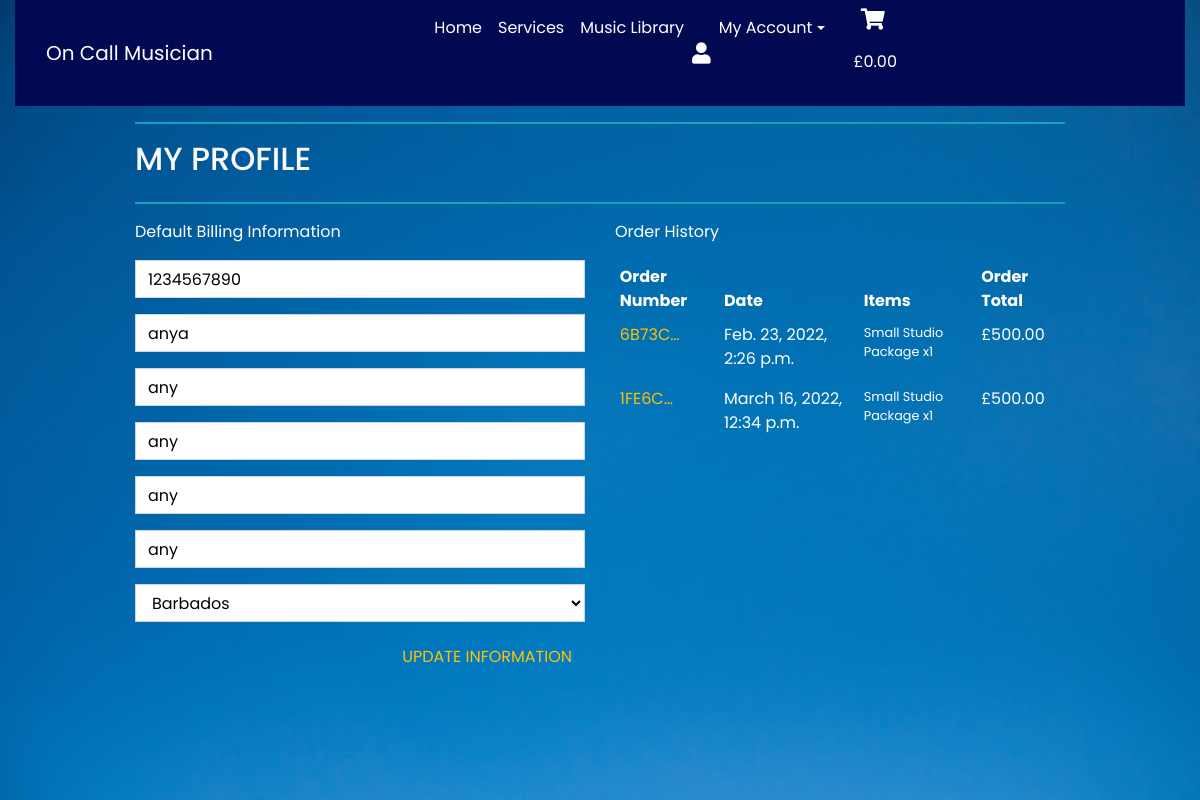
Screenshot of /profile/ (signed in) with the database file from the repository.
### profiles/models.py (models this page shows, shortened)
class UserProfile(models.Model):
    user = models.OneToOneField(User, on_delete=models.CASCADE)
    default_phone_number = models.CharField(max_length=20, null=True, blank=True)
    default_street_address1 = models.CharField(max_length=80, null=True, blank=True)
    default_street_address2 = models.CharField(max_length=80, null=True, blank=True)
    default_town_or_city = models.CharField(max_length=40, null=True, blank=True)
    default_county = models.CharField(max_length=80, null=True, blank=True)
    default_postcode = models.CharField(max_length=20, null=True, blank=True)
    default_country = CountryField(blank_label='Country', null=True, blank=True)

### checkout/models.py (models this page shows, shortened)
class Order(models.Model):
    order_number = models.CharField(max_length=32, null=False, editable=False)
    user_profile = models.ForeignKey(UserProfile, on_delete=models.SET_NULL,
                                     null=True, blank=True, related_name='orders')
    full_name = models.CharField(max_length=50, null=False, blank=False)
    email = models.EmailField(max_length=254, null=False, blank=False)
    phone_number = models.CharField(max_length=20, null=False, blank=False)
    country = CountryField(blank_label='Country *', null=False, blank=False)
    postcode = models.CharField(max_length=20, null=True, blank=True)
    town_or_city = models.CharField(max_length=40, null=False, blank=False)
    street_address1 = models.CharField(max_length=80, null=False, blank=False)
    street_address2 = models.CharField(max_length=80, null=True, blank=True)
    county = models.CharField(max_length=80, null=True, blank=True)
    date = models.DateTimeField(auto_now_add=True)
    order_total = models.DecimalField(max_digits=10, decimal_places=2, null=False, default=0)
    grand_total = models.DecimalField(max_digits=10, decimal_places=2, null=False, default=0)
    original_cart = models.TextField(null=False, blank=False, default='')
    stripe_pid = models.CharField(max_length=254, null=False, blank=False, default='')

class OrderLineItem(models.Model):
    order = models.ForeignKey(Order, null=False, blank=False, on_delete=models.CASCADE, related_name='lineitems')
    service = models.ForeignKey(Service, null=False, blank=False, on_delete=models.CASCADE)
    quantity = models.IntegerField(null=False, blank=False, default=0)
    lineitem_total = models.DecimalField(max_digits=6, decimal_places=2, null=False, blank=False, editable=False)

### services/models.py (models this page shows, shortened)
class Service(models.Model):
    name = models.CharField(max_length=254)
    description = models.TextField(max_length=400)
    price = models.DecimalField(max_digits=6, decimal_places=2)
    subscription = models.CharField(max_length=254, default='Subscription')
    access = models.CharField(max_length=254, default='Access')
    original_music = models.CharField(max_length=254, default='Original Music')
    rating = models.DecimalField(max_digits=6, decimal_places=2, null=True,
                                 blank=True)
    image_url = models.URLField(max_length=1024, null=True, blank=True)
    image = models.ImageField(null=True, blank=True)

### profiles/views.py (the view)
# urls.py: path('profile/', include('profiles.urls')),
@login_required
def profile(request):
    profile = get_object_or_404(UserProfile, user=request.user)
    if request.method == 'POST':
        form = UserProfileForm(request.POST, instance=profile)
        if form.is_valid():
            form.save()
            messages.success(request, 'Profile updated successfully')
        else:
            messages.error(request, 'Update failed. Please ensure the form is valid.')
    else:
        form = UserProfileForm(instance=profile)
    orders = profile.orders.all()
    template = 'profiles/profile.html'
    context = {
        'form': form,
        'orders': orders,
        'on_profile_page': True
    }
    return render(request, template, context)

### profiles/forms.py
class UserProfileForm(forms.ModelForm):
    class Meta:
        model = UserProfile
        exclude = ('user',)
    def __init__(self, *args, **kwargs):
        super().__init__(*args, **kwargs)
        placeholders = {
            'default_phone_number': 'Phone Number',
            'default_postcode': 'Postal Code',
            'default_town_or_city': 'Town or City',
            'default_street_address1': 'Street Address 1',
            'default_street_address2': 'Street Address 2',
            'default_county': 'County, State or Locality',
        }
        self.fields['default_phone_number'].widget.attrs['autofocus'] = True
        for field in self.fields:
            if field != 'default_country':
                if self.fields[field].required:
                    placeholder = f'{placeholders[field]} *'
                else:
                    placeholder = placeholders[field]
                self.fields[field].widget.attrs['placeholder'] = placeholder
            self.fields[field].widget.attrs['class'] = 'border-black rounded-0 profile-form-input'
            self.fields[field].label = False

### cart/contexts.py (called while the page is built, shortened)
def cart_contents(request):
    cart_items = []
    total = 0
    service_count = 0
    discount = 0
    cart = request.session.get('cart', {})
    if total < settings.TEN_PERCENT_DISCOUNT:
        discount = total * Decimal(settings.SINGLE_PRODUCT_COUNT)
        discount_delta = settings.TEN_PERCENT_DISCOUNT - total
    else:
        discount = 0
        discount_delta = 0
    grand_total = discount + total
    context = {
        'cart_items': cart_items,
        'total': total,
        'service_count': service_count,
        'discount': discount,
        'discount_delta': discount_delta,
        'ten_percent_discount': settings.TEN_PERCENT_DISCOUNT,
        'grand_total': grand_total,
    }
    return context

### profiles/templates/profiles/profile.html (shortened to what this page needs)
{% extends "base.html" %}
{% load static %}
{% block extra_css %}
<link rel="stylesheet" href="{% static 'profiles/css/profile.css' %}">
{% endblock %}
{% block content %}
<div class="overlay"></div>
<div class="container">
    <div class="row">
        <div class="col">
            <hr class="h-rule">
            <h2 class="logo-font mb-4">My Profile</h2>
            <hr class="h-rule">
        </div>
    </div>
    <div class="row">
        <div class="col-12 col-lg-6">
            <p class="text-white">Default Billing Information</p>
            <form class="mt-3" action="{% url 'profile' %}" method="POST" id="profile-update-form">
                {{ form|crispy }}
                <button class="btn btn-black rounded-0 text-uppercase text-warning float-right">Update Information</button>
            </form>
        </div>
        <div class="col-12 col-lg-6">
            <p class="text-white">Order History</p>
            <div class="order-history table-responsive">
                <table class="table table-sm table-borderless">
                    <thead class="text-white">
                        <tr>
                            <th >Order Number</th>
                            <th>Date</th>
                            <th>Items</th>
                            <th>Order Total</th>
                        </tr>
                    </thead>
                    <tbody>
                        {% for order in orders %}
                            <tr class="text-white">
                                <td>
                                    <a href="{% url 'order_history' order.order_number %}"
                                    title="{{ order.order_number }}" class="text-warning">
                                        {{ order.order_number|truncatechars:6 }}
                                    </a>
                                </td>
                                <td>{{ order.date }}</td>
                                <td>
                                    <ul class="list-unstyled">
                                        {% for item in order.lineitems.all %}
                                            <li class="small">
                                                {{ item.service.name }}
                                                 x{{ item.quantity }}
                                            </li>
                                        {% endfor %}
                                    </ul>
                                </td>
                                <td>£{{ order.grand_total }}</td>
                            </tr>
                        {% endfor %}
                    </tbody>
                </table>
            </div>
        </div>
    </div>
{% endblock %}

### static/css/base.css (style rules this page uses)
html { height: 100%; }
body { background: url('/media/hannah-troupe-wL_w5t_OKtI-unsplash.jpg') no-repeat center center fixed; background-size: cover; color: rgb(250, 250, 250); font-family: 'Poppins', sans-serif; }
.overlay { height: 100%; width: 100%; top: 0; left: 0; position: fixed; background-image: url(/media/overlay.png); background-size: cover; z-index: -1; }
.h-rule { border: 1px solid #17a2b8; }
.logo-font { text-transform: uppercase; }
.text-white { color: rgb(255, 255, 255) !important; }
@media (min-width: 1200px) { .container { max-width: 80%; } }

### profiles/static/profiles/css/profile.css (style rules this page uses)
.order-history { max-height: 416px; overflow-y: auto; }
#profile-update-form .form-control { color: #000; }
#profile-update-form input::placeholder { color: #aab7c4; }
#id_default_country, #id_default_country option:not(:first-child) { color: #000; }

### rows the page displays
UserProfile: default_phone_number "1234567890", default_street_address1 "anya", default_street_address2 "any", default_town_or_city "any", default_county "any", default_postcode "any", default_country "Barbados"
Order: order_number "6B73C…", date "Feb. 23, 2022, 2:26 p.m.", grand_total "500.00"
OrderLineItem: service.name "Small Studio Package", quantity "1"
Order: order_number "1FE6C…", date "March 16, 2022, 12:34 p.m.", grand_total "500.00"
OrderLineItem: service.name "Small Studio Package", quantity "1"
